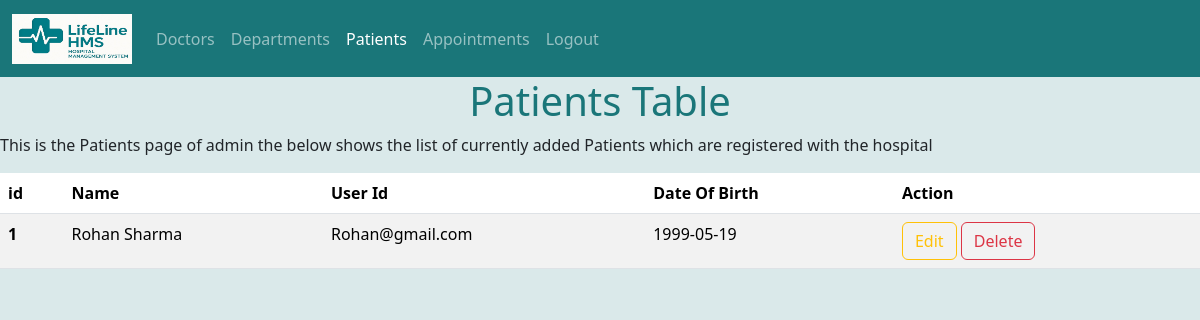
Page /SignedIn/admin/patients on the earlier database version.
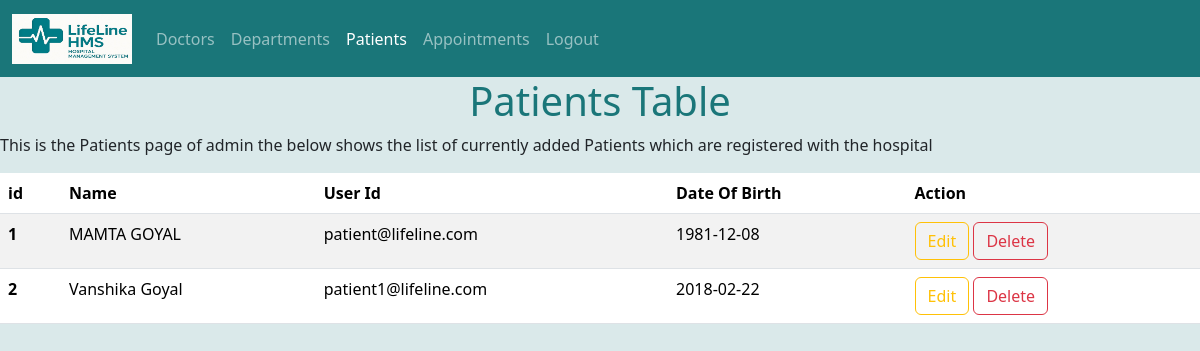
Same page on the later database version.
### app/models.py (models this page shows)
class Patient(db.Model):
    __tablename__ = "patients"
    id = db.Column(db.Integer, primary_key=True, autoincrement=True)
    user_id = db.Column(db.Integer, db.ForeignKey("users.id", ondelete="CASCADE"), nullable=False, unique=True)
    First_name = db.Column(db.Text, nullable=False)
    Middle_name = db.Column(db.Text)
    Last_name = db.Column(db.Text, nullable=False)
    dob = db.Column(db.Date)
    gender = db.Column(db.Text)
    Mobile = db.Column(db.String(20))
    address = db.Column(db.Text)
    user = db.relationship("User", backref=db.backref("patient", uselist=False, cascade="all,delete"))
    appointments = db.relationship("Appointment", back_populates="patient", cascade="all,delete-orphan")

### app/app.py (the view)
@app.route('/SignedIn/admin/patients')
def patients():
    conn = sqlite3.connect('./instance/dev.db')
    c = conn.cursor()
    c.execute("SELECT * FROM patients")
    allpatients = c.fetchall()
    print(allpatients)
    conn.close()
    return render_template('SignedIn/patients.html', allpatients=allpatients)

### app/templates/SignedIn/patients.html (shortened to what this page needs)
<!doctype html>
<html lang="en">
  <head>
    <link href="https://cdn.jsdelivr.net/npm/bootstrap@5.3.8/dist/css/bootstrap.min.css" rel="stylesheet">
    <link rel="stylesheet" href="./style/style.css">
  </head>
  <body style="background-color:#dae9ea;">
    <nav class="navbar navbar-expand-lg navbar-dark" style="background-color: #1a7679;">
        <div class="container-fluid">
            <a class="navbar-brand" href="/SignedIn/admin/Doctors">
                <img src="../../static/logo.jpg" alt="Logo" width="120" height="50" class="d-inline-block align-text-top">
            </a>
            <div class="collapse navbar-collapse" id="navbarNavDropdown">
                <ul class="navbar-nav">
                    <li class="nav-item">
                        <a class="nav-link" aria-current="page" href="/SignedIn/admin/Doctors">Doctors</a>
                    </li>
                    <li class="nav-item">
                        <a class="nav-link" href="/SignedIn/admin/Departments">Departments</a>
                    </li>
                    <li class="nav-item">
                        <a class="nav-link active" href="/SignedIn/admin/patients">Patients</a>
                    </li>
                    <li class="nav-item">
                        <a class="nav-link" href="/SignedIn/admin/appointments">Appointments</a>
                    </li>
                    <li class="nav-item">
                        <a class="nav-link" href="/">Logout</a>
                    </li>
                </ul>
            </div>
        </div>
    </nav>
    <div>
      <h1 style="text-align: center; color: #1a7679;">Patients Table</h1>
      <p> This is the Patients page of admin the below shows the list of currently added Patients which are registered with the hospital</p>
    </div>
    <div class="table-responsive">
      <table class="table table-striped table-hover">
        <thead>
          <tr>
            <th scope="col">id</th>
            <th scope="col">Name</th>
            <th scope="col">User Id</th>
            <th scope="col">Date Of Birth</th>
            <th scope="col">Action</th>
          </tr>
        </thead>
        <tbody>
          {% for Patient in allpatients %}
            <tr>
              <th scope="row">{{Patient[0]}}</th>
              <td>{{Patient[2]}} {{Patient[3]}} {{Patient[4]}}</td>
              <td>{{Patient[1]}}</td>
              <td>{{Patient[5]}}</td>
              <td>
                <button type="button" class="btn btn-outline-warning"
                    data-bs-toggle="modal"
                    data-bs-target="#editModal"
                    data-id="{{ Patient[0] }}"
                    data-u-id="{{ Patient[1] }}"
                    data-fname="{{ Patient[2]|e }}"
                    data-mname="{{ Patient[3]|e }}"
                    data-lname="{{ Patient[4]|e }}"
                    data-dob="{{ Patient[5]|e }}"
                    data-gender="{{ Patient[6]|e }}"
                    data-mobile="{{ Patient[7]|e }}"
                    data-address="{{ Patient[8]|e }}"
                    >
                    Edit
                </button>
                <a class="btn btn-outline-danger" href="{{ url_for('user_delete', user_id=Patient[1]) }}">
                  Delete
                </a>
              </td>
            </tr>
          {% endfor %}
        </tbody>
      </table>
    </div>
  </body>
</html>

Differences in the rows shown:
changed Patient id 1: First_Name "Rohan" → "MAMTA"; Last_Name "Sharma" → "GOYAL"; user "Rohan@gmail.com" → "patient@lifeline.com"; dob "1999-05-19" → "1981-12-08"
added Patient: id "2", First_Name "Vanshika", Last_Name "Goyal", user "patient1@lifeline.com", dob "2018-02-22"
